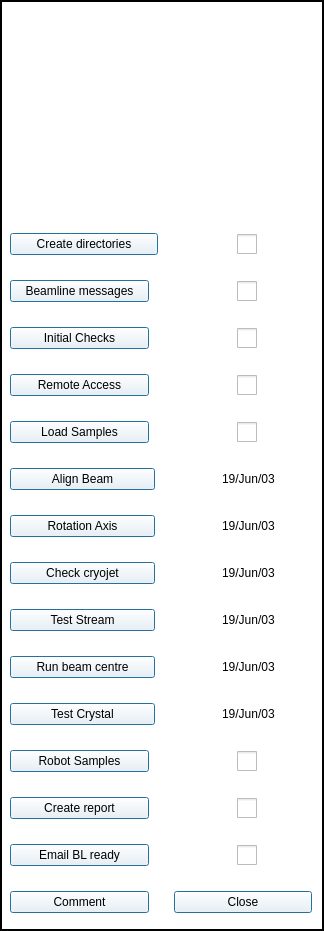
<?xml version="1.0" encoding="UTF-8"?>
<ui version="4.0">
 <class>MainWindow</class>
 <widget class="QFrame" name="MainWindow">
  <property name="geometry">
   <rect>
    <x>0</x>
    <y>0</y>
    <width>324</width>
    <height>931</height>
   </rect>
  </property>
  <property name="windowTitle">
   <string>Beamline Setup</string>
  </property>
  <property name="autoFillBackground">
   <bool>false</bool>
  </property>
  <property name="styleSheet">
   <string notr="true">QFrame {background-color:white}
QCheckBox {margin-left:5%; margin-right:55%;}
QCheckBox::indicator { width:20px; height: 20px; }
QCheckBox { spacing: 1px;}
QDateEdit { color: black;
background-color: white

}
QPushButton { background-color: white }
</string>
  </property>
  <property name="frameShape">
   <enum>QFrame::Box</enum>
  </property>
  <property name="frameShadow">
   <enum>QFrame::Plain</enum>
  </property>
  <property name="lineWidth">
   <number>2</number>
  </property>
  <property name="midLineWidth">
   <number>0</number>
  </property>
  <widget class="QWidget" name="layoutWidget">
   <property name="geometry">
    <rect>
     <x>10</x>
     <y>10</y>
     <width>302</width>
     <height>904</height>
    </rect>
   </property>
   <layout class="QVBoxLayout" name="Overall_VL">
    <property name="spacing">
     <number>0</number>
    </property>
    <property name="bottomMargin">
     <number>1</number>
    </property>
    <item>
     <widget class="QLabel" name="Logo">
      <property name="text">
       <string>&lt;html&gt;&lt;head/&gt;&lt;body&gt;&lt;p&gt;&lt;img src=&quot;:/newPrefix/banner.png&quot;/&gt;&lt;/p&gt;&lt;/body&gt;&lt;/html&gt;</string>
      </property>
      <property name="alignment">
       <set>Qt::AlignHCenter|Qt::AlignTop</set>
      </property>
     </widget>
    </item>
    <item>
     <layout class="QVBoxLayout" name="Buttons_VL">
      <property name="spacing">
       <number>25</number>
      </property>
      <item>
       <layout class="QHBoxLayout" name="CreateDirs_HL" stretch="0,0">
        <property name="spacing">
         <number>6</number>
        </property>
        <property name="sizeConstraint">
         <enum>QLayout::SetDefaultConstraint</enum>
        </property>
        <item>
         <widget class="QPushButton" name="CreateDirectories_PB">
          <property name="text">
           <string>Create directories</string>
          </property>
          <property name="autoDefault">
           <bool>false</bool>
          </property>
          <property name="default">
           <bool>true</bool>
          </property>
          <property name="flat">
           <bool>false</bool>
          </property>
         </widget>
        </item>
        <item>
         <widget class="QCheckBox" name="CreateDirectories_CB">
          <property name="font">
           <font>
            <family>Courier New</family>
            <pointsize>15</pointsize>
            <weight>50</weight>
            <italic>true</italic>
            <bold>false</bold>
            <underline>false</underline>
            <stylestrategy>PreferDefault</stylestrategy>
           </font>
          </property>
          <property name="layoutDirection">
           <enum>Qt::RightToLeft</enum>
          </property>
          <property name="styleSheet">
           <string notr="true"/>
          </property>
          <property name="text">
           <string/>
          </property>
          <property name="iconSize">
           <size>
            <width>15</width>
            <height>15</height>
           </size>
          </property>
         </widget>
        </item>
       </layout>
      </item>
      <item>
       <layout class="QHBoxLayout" name="BeamlineMessages_HL" stretch="2,2">
        <property name="sizeConstraint">
         <enum>QLayout::SetDefaultConstraint</enum>
        </property>
        <item>
         <widget class="QPushButton" name="BeamlineMessages_PB">
          <property name="text">
           <string>Beamline messages</string>
          </property>
          <property name="autoDefault">
           <bool>false</bool>
          </property>
          <property name="default">
           <bool>true</bool>
          </property>
          <property name="flat">
           <bool>false</bool>
          </property>
         </widget>
        </item>
        <item>
         <widget class="QCheckBox" name="BeamlineMessages_CB">
          <property name="font">
           <font>
            <family>Courier New</family>
            <pointsize>15</pointsize>
            <weight>50</weight>
            <italic>true</italic>
            <bold>false</bold>
            <underline>false</underline>
            <stylestrategy>PreferDefault</stylestrategy>
           </font>
          </property>
          <property name="layoutDirection">
           <enum>Qt::RightToLeft</enum>
          </property>
          <property name="styleSheet">
           <string notr="true"/>
          </property>
          <property name="text">
           <string/>
          </property>
          <property name="iconSize">
           <size>
            <width>15</width>
            <height>15</height>
           </size>
          </property>
          <property name="tristate">
           <bool>true</bool>
          </property>
         </widget>
        </item>
       </layout>
      </item>
      <item>
       <layout class="QHBoxLayout" name="InitialChecks_HL" stretch="0,0">
        <item>
         <widget class="QPushButton" name="InitialChecks_PB">
          <property name="autoFillBackground">
           <bool>false</bool>
          </property>
          <property name="text">
           <string>Initial Checks</string>
          </property>
          <property name="autoDefault">
           <bool>false</bool>
          </property>
          <property name="default">
           <bool>true</bool>
          </property>
          <property name="flat">
           <bool>false</bool>
          </property>
         </widget>
        </item>
        <item>
         <widget class="QCheckBox" name="InitialChecks_CB">
          <property name="font">
           <font>
            <family>Courier New</family>
            <pointsize>15</pointsize>
            <weight>50</weight>
            <italic>true</italic>
            <bold>false</bold>
            <underline>false</underline>
            <stylestrategy>PreferDefault</stylestrategy>
           </font>
          </property>
          <property name="layoutDirection">
           <enum>Qt::RightToLeft</enum>
          </property>
          <property name="autoFillBackground">
           <bool>false</bool>
          </property>
          <property name="styleSheet">
           <string notr="true"/>
          </property>
          <property name="text">
           <string/>
          </property>
          <property name="iconSize">
           <size>
            <width>15</width>
            <height>15</height>
           </size>
          </property>
          <property name="checkable">
           <bool>true</bool>
          </property>
          <property name="tristate">
           <bool>true</bool>
          </property>
         </widget>
        </item>
       </layout>
      </item>
      <item>
       <layout class="QHBoxLayout" name="RemoteAccess_HL">
        <item>
         <widget class="QPushButton" name="RemoteAccess_PB">
          <property name="text">
           <string>Remote Access</string>
          </property>
          <property name="autoDefault">
           <bool>false</bool>
          </property>
          <property name="default">
           <bool>true</bool>
          </property>
          <property name="flat">
           <bool>false</bool>
          </property>
         </widget>
        </item>
        <item>
         <widget class="QCheckBox" name="RemoteAccess_CB">
          <property name="font">
           <font>
            <family>Courier New</family>
            <pointsize>15</pointsize>
            <weight>50</weight>
            <italic>true</italic>
            <bold>false</bold>
            <underline>false</underline>
            <stylestrategy>PreferDefault</stylestrategy>
           </font>
          </property>
          <property name="layoutDirection">
           <enum>Qt::RightToLeft</enum>
          </property>
          <property name="styleSheet">
           <string notr="true"/>
          </property>
          <property name="text">
           <string/>
          </property>
          <property name="iconSize">
           <size>
            <width>15</width>
            <height>15</height>
           </size>
          </property>
         </widget>
        </item>
       </layout>
      </item>
      <item>
       <layout class="QHBoxLayout" name="SampleLoad_HL">
        <item>
         <widget class="QPushButton" name="SampleLoad_PB">
          <property name="text">
           <string>Load Samples</string>
          </property>
          <property name="autoDefault">
           <bool>false</bool>
          </property>
          <property name="default">
           <bool>true</bool>
          </property>
          <property name="flat">
           <bool>false</bool>
          </property>
         </widget>
        </item>
        <item>
         <widget class="QCheckBox" name="SampleLoad_CB">
          <property name="font">
           <font>
            <family>Courier New</family>
            <pointsize>15</pointsize>
            <weight>50</weight>
            <italic>true</italic>
            <bold>false</bold>
            <underline>false</underline>
            <stylestrategy>PreferDefault</stylestrategy>
           </font>
          </property>
          <property name="layoutDirection">
           <enum>Qt::RightToLeft</enum>
          </property>
          <property name="styleSheet">
           <string notr="true"/>
          </property>
          <property name="text">
           <string/>
          </property>
          <property name="iconSize">
           <size>
            <width>15</width>
            <height>15</height>
           </size>
          </property>
         </widget>
        </item>
       </layout>
      </item>
      <item>
       <layout class="QHBoxLayout" name="AlignBeam_HL" stretch="6,4">
        <property name="spacing">
         <number>46</number>
        </property>
        <property name="rightMargin">
         <number>15</number>
        </property>
        <item>
         <widget class="QPushButton" name="AlignBeam_PB">
          <property name="text">
           <string>Align Beam</string>
          </property>
          <property name="autoDefault">
           <bool>false</bool>
          </property>
          <property name="default">
           <bool>true</bool>
          </property>
          <property name="flat">
           <bool>false</bool>
          </property>
         </widget>
        </item>
        <item>
         <widget class="QDateEdit" name="AlignBeam_DE">
          <property name="enabled">
           <bool>false</bool>
          </property>
          <property name="frame">
           <bool>false</bool>
          </property>
          <property name="alignment">
           <set>Qt::AlignCenter</set>
          </property>
          <property name="buttonSymbols">
           <enum>QAbstractSpinBox::NoButtons</enum>
          </property>
          <property name="displayFormat">
           <string>yy/MMM/dd</string>
          </property>
          <property name="calendarPopup">
           <bool>false</bool>
          </property>
          <property name="date">
           <date>
            <year>2019</year>
            <month>6</month>
            <day>3</day>
           </date>
          </property>
         </widget>
        </item>
       </layout>
      </item>
      <item>
       <layout class="QHBoxLayout" name="RotationAxis_HL" stretch="6,4">
        <property name="spacing">
         <number>46</number>
        </property>
        <property name="rightMargin">
         <number>15</number>
        </property>
        <item>
         <widget class="QPushButton" name="RotationAxis_PB">
          <property name="text">
           <string>Rotation Axis</string>
          </property>
          <property name="autoDefault">
           <bool>false</bool>
          </property>
          <property name="default">
           <bool>true</bool>
          </property>
          <property name="flat">
           <bool>false</bool>
          </property>
         </widget>
        </item>
        <item>
         <widget class="QDateEdit" name="RotationAxis_DE">
          <property name="enabled">
           <bool>false</bool>
          </property>
          <property name="frame">
           <bool>false</bool>
          </property>
          <property name="alignment">
           <set>Qt::AlignCenter</set>
          </property>
          <property name="buttonSymbols">
           <enum>QAbstractSpinBox::NoButtons</enum>
          </property>
          <property name="displayFormat">
           <string>yy/MMM/dd</string>
          </property>
          <property name="date">
           <date>
            <year>2019</year>
            <month>6</month>
            <day>3</day>
           </date>
          </property>
         </widget>
        </item>
       </layout>
      </item>
      <item>
       <layout class="QHBoxLayout" name="CryoJet_HL" stretch="6,4">
        <property name="spacing">
         <number>46</number>
        </property>
        <property name="rightMargin">
         <number>15</number>
        </property>
        <item>
         <widget class="QPushButton" name="CryoJet_PB">
          <property name="text">
           <string>Check cryojet</string>
          </property>
          <property name="autoDefault">
           <bool>false</bool>
          </property>
          <property name="default">
           <bool>true</bool>
          </property>
          <property name="flat">
           <bool>false</bool>
          </property>
         </widget>
        </item>
        <item>
         <widget class="QDateEdit" name="CryoJet_DE">
          <property name="enabled">
           <bool>false</bool>
          </property>
          <property name="sizePolicy">
           <sizepolicy hsizetype="Minimum" vsizetype="Fixed">
            <horstretch>0</horstretch>
            <verstretch>0</verstretch>
           </sizepolicy>
          </property>
          <property name="frame">
           <bool>false</bool>
          </property>
          <property name="alignment">
           <set>Qt::AlignCenter</set>
          </property>
          <property name="buttonSymbols">
           <enum>QAbstractSpinBox::NoButtons</enum>
          </property>
          <property name="displayFormat">
           <string>yy/MMM/dd</string>
          </property>
          <property name="date">
           <date>
            <year>2019</year>
            <month>6</month>
            <day>3</day>
           </date>
          </property>
         </widget>
        </item>
       </layout>
      </item>
      <item>
       <layout class="QHBoxLayout" name="TestStream_HL" stretch="6,4">
        <property name="spacing">
         <number>46</number>
        </property>
        <property name="rightMargin">
         <number>15</number>
        </property>
        <item>
         <widget class="QPushButton" name="TestStream_PB">
          <property name="text">
           <string>Test Stream</string>
          </property>
          <property name="autoDefault">
           <bool>false</bool>
          </property>
          <property name="default">
           <bool>true</bool>
          </property>
          <property name="flat">
           <bool>false</bool>
          </property>
         </widget>
        </item>
        <item>
         <widget class="QDateEdit" name="TestStream_DE">
          <property name="enabled">
           <bool>false</bool>
          </property>
          <property name="frame">
           <bool>false</bool>
          </property>
          <property name="alignment">
           <set>Qt::AlignCenter</set>
          </property>
          <property name="buttonSymbols">
           <enum>QAbstractSpinBox::NoButtons</enum>
          </property>
          <property name="displayFormat">
           <string>yy/MMM/dd</string>
          </property>
          <property name="date">
           <date>
            <year>2019</year>
            <month>6</month>
            <day>3</day>
           </date>
          </property>
         </widget>
        </item>
       </layout>
      </item>
      <item>
       <layout class="QHBoxLayout" name="BeamCentre_HL" stretch="6,4">
        <property name="spacing">
         <number>46</number>
        </property>
        <property name="rightMargin">
         <number>15</number>
        </property>
        <item>
         <widget class="QPushButton" name="BeamCentre_PB">
          <property name="text">
           <string>Run beam centre</string>
          </property>
          <property name="autoDefault">
           <bool>false</bool>
          </property>
          <property name="default">
           <bool>true</bool>
          </property>
          <property name="flat">
           <bool>false</bool>
          </property>
         </widget>
        </item>
        <item>
         <widget class="QDateEdit" name="BeamCentre_DE">
          <property name="enabled">
           <bool>false</bool>
          </property>
          <property name="frame">
           <bool>false</bool>
          </property>
          <property name="alignment">
           <set>Qt::AlignCenter</set>
          </property>
          <property name="buttonSymbols">
           <enum>QAbstractSpinBox::NoButtons</enum>
          </property>
          <property name="displayFormat">
           <string>yy/MMM/dd</string>
          </property>
          <property name="date">
           <date>
            <year>2019</year>
            <month>6</month>
            <day>3</day>
           </date>
          </property>
         </widget>
        </item>
       </layout>
      </item>
      <item>
       <layout class="QHBoxLayout" name="TestCrystal_HL" stretch="6,4">
        <property name="spacing">
         <number>46</number>
        </property>
        <property name="rightMargin">
         <number>15</number>
        </property>
        <item>
         <widget class="QPushButton" name="TestCrystal_PB">
          <property name="text">
           <string>Test Crystal</string>
          </property>
          <property name="autoDefault">
           <bool>false</bool>
          </property>
          <property name="default">
           <bool>true</bool>
          </property>
          <property name="flat">
           <bool>false</bool>
          </property>
         </widget>
        </item>
        <item>
         <widget class="QDateEdit" name="TestCrystal_DE">
          <property name="enabled">
           <bool>false</bool>
          </property>
          <property name="font">
           <font>
            <weight>50</weight>
            <italic>false</italic>
            <bold>false</bold>
            <underline>false</underline>
            <kerning>true</kerning>
           </font>
          </property>
          <property name="frame">
           <bool>false</bool>
          </property>
          <property name="alignment">
           <set>Qt::AlignCenter</set>
          </property>
          <property name="buttonSymbols">
           <enum>QAbstractSpinBox::NoButtons</enum>
          </property>
          <property name="keyboardTracking">
           <bool>true</bool>
          </property>
          <property name="showGroupSeparator" stdset="0">
           <bool>false</bool>
          </property>
          <property name="displayFormat">
           <string>yy/MMM/dd</string>
          </property>
          <property name="date">
           <date>
            <year>2019</year>
            <month>6</month>
            <day>3</day>
           </date>
          </property>
         </widget>
        </item>
       </layout>
      </item>
      <item>
       <layout class="QHBoxLayout" name="RobotSamples_HL">
        <item>
         <widget class="QPushButton" name="RobotSamples_PB">
          <property name="text">
           <string>Robot Samples</string>
          </property>
          <property name="autoDefault">
           <bool>false</bool>
          </property>
          <property name="default">
           <bool>true</bool>
          </property>
          <property name="flat">
           <bool>false</bool>
          </property>
         </widget>
        </item>
        <item>
         <widget class="QCheckBox" name="RobotSamples_CB">
          <property name="font">
           <font>
            <family>Courier New</family>
            <pointsize>15</pointsize>
            <weight>50</weight>
            <italic>true</italic>
            <bold>false</bold>
            <underline>false</underline>
            <stylestrategy>PreferDefault</stylestrategy>
           </font>
          </property>
          <property name="layoutDirection">
           <enum>Qt::RightToLeft</enum>
          </property>
          <property name="styleSheet">
           <string notr="true"/>
          </property>
          <property name="text">
           <string/>
          </property>
          <property name="iconSize">
           <size>
            <width>15</width>
            <height>15</height>
           </size>
          </property>
         </widget>
        </item>
       </layout>
      </item>
      <item>
       <layout class="QHBoxLayout" name="CreateReport_HL">
        <item>
         <widget class="QPushButton" name="CreateReport_PB">
          <property name="text">
           <string>Create report</string>
          </property>
          <property name="autoDefault">
           <bool>false</bool>
          </property>
          <property name="default">
           <bool>true</bool>
          </property>
          <property name="flat">
           <bool>false</bool>
          </property>
         </widget>
        </item>
        <item>
         <widget class="QCheckBox" name="CreateReport_CB">
          <property name="font">
           <font>
            <family>Courier New</family>
            <pointsize>15</pointsize>
            <weight>50</weight>
            <italic>true</italic>
            <bold>false</bold>
            <underline>false</underline>
            <stylestrategy>PreferDefault</stylestrategy>
           </font>
          </property>
          <property name="layoutDirection">
           <enum>Qt::RightToLeft</enum>
          </property>
          <property name="styleSheet">
           <string notr="true"/>
          </property>
          <property name="text">
           <string/>
          </property>
          <property name="iconSize">
           <size>
            <width>15</width>
            <height>15</height>
           </size>
          </property>
         </widget>
        </item>
       </layout>
      </item>
      <item>
       <layout class="QHBoxLayout" name="EmailRead_HL">
        <item>
         <widget class="QPushButton" name="EmailReady_PB">
          <property name="text">
           <string>Email BL ready</string>
          </property>
          <property name="autoDefault">
           <bool>false</bool>
          </property>
          <property name="default">
           <bool>true</bool>
          </property>
          <property name="flat">
           <bool>false</bool>
          </property>
         </widget>
        </item>
        <item>
         <widget class="QCheckBox" name="EmailReady_CB">
          <property name="font">
           <font>
            <family>Courier New</family>
            <pointsize>15</pointsize>
            <weight>50</weight>
            <italic>true</italic>
            <bold>false</bold>
            <underline>false</underline>
            <stylestrategy>PreferDefault</stylestrategy>
           </font>
          </property>
          <property name="layoutDirection">
           <enum>Qt::RightToLeft</enum>
          </property>
          <property name="styleSheet">
           <string notr="true"/>
          </property>
          <property name="text">
           <string/>
          </property>
          <property name="iconSize">
           <size>
            <width>15</width>
            <height>15</height>
           </size>
          </property>
         </widget>
        </item>
       </layout>
      </item>
      <item>
       <layout class="QHBoxLayout" name="ExtraButtons_HL">
        <item>
         <widget class="QPushButton" name="Comment_PB">
          <property name="text">
           <string>Comment</string>
          </property>
          <property name="autoDefault">
           <bool>false</bool>
          </property>
          <property name="default">
           <bool>true</bool>
          </property>
          <property name="flat">
           <bool>false</bool>
          </property>
         </widget>
        </item>
        <item>
         <widget class="QPushButton" name="Close_PB">
          <property name="autoFillBackground">
           <bool>false</bool>
          </property>
          <property name="text">
           <string>Close</string>
          </property>
          <property name="autoDefault">
           <bool>false</bool>
          </property>
          <property name="default">
           <bool>true</bool>
          </property>
          <property name="flat">
           <bool>false</bool>
          </property>
         </widget>
        </item>
       </layout>
      </item>
     </layout>
    </item>
   </layout>
  </widget>
 </widget>
 <resources>
  <include location="setup_logo.png"/>
 </resources>
 <connections/>
</ui>
